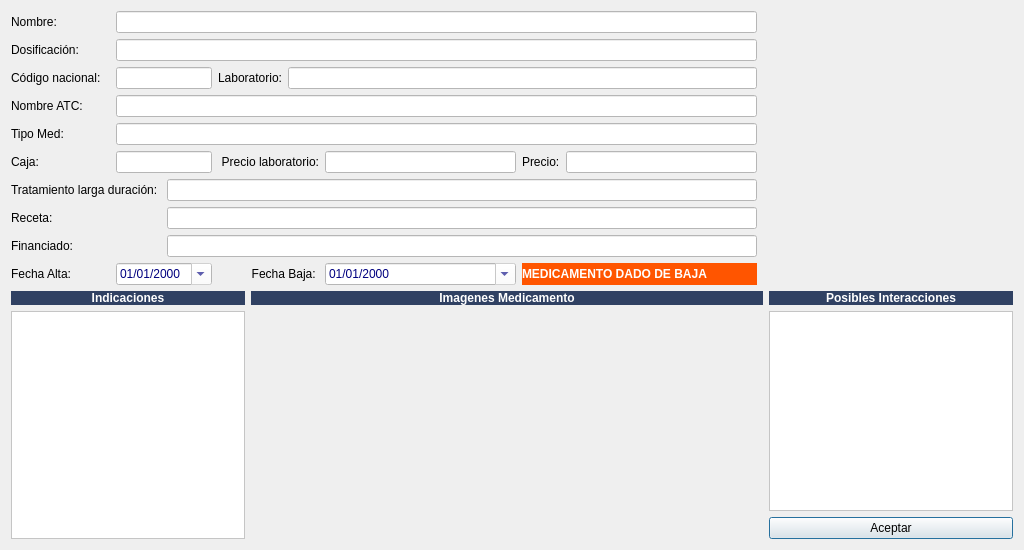
<?xml version="1.0" encoding="UTF-8"?>
<ui version="4.0">
 <class>FrmInformacionFarmaco</class>
 <widget class="QDialog" name="FrmInformacionFarmaco">
  <property name="windowModality">
   <enum>Qt::ApplicationModal</enum>
  </property>
  <property name="geometry">
   <rect>
    <x>0</x>
    <y>0</y>
    <width>1024</width>
    <height>550</height>
   </rect>
  </property>
  <property name="windowTitle">
   <string>Información medicamento</string>
  </property>
  <property name="windowIcon">
   <iconset>
    <normaloff>:/Icons/PNG/Maya.png</normaloff>:/Icons/PNG/Maya.png</iconset>
  </property>
  <layout class="QGridLayout" name="gridLayout">
   <item row="0" column="0">
    <widget class="QLabel" name="label">
     <property name="text">
      <string>Nombre:</string>
     </property>
    </widget>
   </item>
   <item row="7" column="0">
    <widget class="QLabel" name="label_11">
     <property name="text">
      <string>Receta:</string>
     </property>
    </widget>
   </item>
   <item row="8" column="0">
    <widget class="QLabel" name="label_14">
     <property name="text">
      <string>Financiado:</string>
     </property>
    </widget>
   </item>
   <item row="2" column="6" colspan="4">
    <widget class="QLineEdit" name="txtLaboratorio">
     <property name="enabled">
      <bool>false</bool>
     </property>
     <property name="styleSheet">
      <string notr="true">color: rgb(0, 0, 127);
background-color: rgb(255, 255, 255);</string>
     </property>
    </widget>
   </item>
   <item row="2" column="2" colspan="2">
    <widget class="QLineEdit" name="txtcodigo_nacional">
     <property name="enabled">
      <bool>false</bool>
     </property>
     <property name="styleSheet">
      <string notr="true">color: rgb(0, 0, 127);
background-color: rgb(255, 255, 255);</string>
     </property>
    </widget>
   </item>
   <item row="5" column="2" colspan="2">
    <widget class="QLineEdit" name="txtCaja">
     <property name="enabled">
      <bool>false</bool>
     </property>
     <property name="styleSheet">
      <string notr="true">color: rgb(0, 0, 127);
background-color: rgb(255, 255, 255);</string>
     </property>
    </widget>
   </item>
   <item row="5" column="0">
    <widget class="QLabel" name="label_7">
     <property name="text">
      <string>Caja:</string>
     </property>
    </widget>
   </item>
   <item row="9" column="2" colspan="2">
    <widget class="QDateEdit" name="txtfecha_alta">
     <property name="enabled">
      <bool>false</bool>
     </property>
     <property name="styleSheet">
      <string notr="true">color: rgb(0, 0, 127);
background-color: rgb(255, 255, 255);</string>
     </property>
     <property name="displayFormat">
      <string>dd/MM/yyyy</string>
     </property>
     <property name="calendarPopup">
      <bool>true</bool>
     </property>
    </widget>
   </item>
   <item row="2" column="0" colspan="2">
    <widget class="QLabel" name="label_3">
     <property name="text">
      <string>Código nacional:</string>
     </property>
    </widget>
   </item>
   <item row="9" column="0" colspan="2">
    <widget class="QLabel" name="label_12">
     <property name="text">
      <string>Fecha Alta:</string>
     </property>
    </widget>
   </item>
   <item row="3" column="0" colspan="2">
    <widget class="QLabel" name="label_5">
     <property name="text">
      <string>Nombre ATC:</string>
     </property>
    </widget>
   </item>
   <item row="9" column="5" colspan="2">
    <widget class="QLabel" name="lblfechabaja">
     <property name="text">
      <string>Fecha Baja: </string>
     </property>
     <property name="alignment">
      <set>Qt::AlignRight|Qt::AlignTrailing|Qt::AlignVCenter</set>
     </property>
    </widget>
   </item>
   <item row="5" column="7">
    <widget class="QLineEdit" name="txtPVC">
     <property name="enabled">
      <bool>false</bool>
     </property>
     <property name="styleSheet">
      <string notr="true">color: rgb(0, 0, 127);
background-color: rgb(255, 255, 255);</string>
     </property>
     <property name="alignment">
      <set>Qt::AlignRight|Qt::AlignTrailing|Qt::AlignVCenter</set>
     </property>
    </widget>
   </item>
   <item row="10" column="5" colspan="6">
    <widget class="QLabel" name="label_16">
     <property name="minimumSize">
      <size>
       <width>512</width>
       <height>0</height>
      </size>
     </property>
     <property name="font">
      <font>
       <weight>75</weight>
       <bold>true</bold>
      </font>
     </property>
     <property name="styleSheet">
      <string notr="true">background-color: #304163;
color: rgb(255, 255, 255);</string>
     </property>
     <property name="text">
      <string>Imagenes Medicamento</string>
     </property>
     <property name="alignment">
      <set>Qt::AlignCenter</set>
     </property>
    </widget>
   </item>
   <item row="1" column="2" colspan="8">
    <widget class="QLineEdit" name="txtDosificacion">
     <property name="enabled">
      <bool>false</bool>
     </property>
     <property name="styleSheet">
      <string notr="true">color: rgb(0, 0, 127);
background-color: rgb(255, 255, 255);</string>
     </property>
    </widget>
   </item>
   <item row="11" column="0" rowspan="2" colspan="5">
    <widget class="QTableWidget" name="listaIndicaciones">
     <property name="enabled">
      <bool>false</bool>
     </property>
     <property name="styleSheet">
      <string notr="true">color: rgb(0, 0, 127);
background-color: rgb(255, 255, 255);</string>
     </property>
    </widget>
   </item>
   <item row="4" column="2" colspan="8">
    <widget class="QLineEdit" name="txtTipoMedicamento">
     <property name="enabled">
      <bool>false</bool>
     </property>
     <property name="styleSheet">
      <string notr="true">color: rgb(0, 0, 127);
background-color: rgb(255, 255, 255);</string>
     </property>
    </widget>
   </item>
   <item row="6" column="0" colspan="3">
    <widget class="QLabel" name="label_10">
     <property name="text">
      <string>Tratamiento larga duración:</string>
     </property>
    </widget>
   </item>
   <item row="1" column="0">
    <widget class="QLabel" name="label_2">
     <property name="text">
      <string>Dosificación:</string>
     </property>
    </widget>
   </item>
   <item row="0" column="2" colspan="8">
    <widget class="QLineEdit" name="txtNombre">
     <property name="enabled">
      <bool>false</bool>
     </property>
     <property name="styleSheet">
      <string notr="true">color: rgb(0, 0, 127);
background-color: rgb(255, 255, 255);</string>
     </property>
    </widget>
   </item>
   <item row="5" column="9">
    <widget class="QLineEdit" name="txtPVP">
     <property name="enabled">
      <bool>false</bool>
     </property>
     <property name="minimumSize">
      <size>
       <width>92</width>
       <height>20</height>
      </size>
     </property>
     <property name="styleSheet">
      <string notr="true">color: rgb(0, 0, 127);
background-color: rgb(255, 255, 255);</string>
     </property>
     <property name="alignment">
      <set>Qt::AlignRight|Qt::AlignTrailing|Qt::AlignVCenter</set>
     </property>
    </widget>
   </item>
   <item row="8" column="3" colspan="7">
    <widget class="QLineEdit" name="txtFinanciado">
     <property name="enabled">
      <bool>false</bool>
     </property>
     <property name="minimumSize">
      <size>
       <width>313</width>
       <height>0</height>
      </size>
     </property>
     <property name="font">
      <font>
       <pointsize>8</pointsize>
      </font>
     </property>
     <property name="styleSheet">
      <string notr="true">color: rgb(255, 85, 0);
background-color: rgb(255, 255, 255);</string>
     </property>
    </widget>
   </item>
   <item row="3" column="2" colspan="8">
    <widget class="QLineEdit" name="txtNombreATC">
     <property name="enabled">
      <bool>false</bool>
     </property>
     <property name="styleSheet">
      <string notr="true">color: rgb(0, 0, 127);
background-color: rgb(255, 255, 255);</string>
     </property>
    </widget>
   </item>
   <item row="9" column="7">
    <widget class="QDateEdit" name="txtFechaBaja">
     <property name="enabled">
      <bool>false</bool>
     </property>
     <property name="styleSheet">
      <string notr="true">color: rgb(0, 0, 127);
background-color: rgb(255, 255, 255);</string>
     </property>
     <property name="displayFormat">
      <string>dd/MM/yyyy</string>
     </property>
     <property name="calendarPopup">
      <bool>true</bool>
     </property>
    </widget>
   </item>
   <item row="7" column="3" colspan="7">
    <widget class="QLineEdit" name="txtReceta">
     <property name="enabled">
      <bool>false</bool>
     </property>
     <property name="styleSheet">
      <string notr="true">color: rgb(0, 0, 127);
background-color: rgb(255, 255, 255);</string>
     </property>
    </widget>
   </item>
   <item row="11" column="11" colspan="2">
    <widget class="QTableWidget" name="listaInteracciones">
     <property name="enabled">
      <bool>false</bool>
     </property>
     <property name="styleSheet">
      <string notr="true">color: rgb(0, 0, 127);
background-color: rgb(255, 255, 255);</string>
     </property>
    </widget>
   </item>
   <item row="5" column="8">
    <widget class="QLabel" name="label_9">
     <property name="text">
      <string>Precio:</string>
     </property>
    </widget>
   </item>
   <item row="4" column="0">
    <widget class="QLabel" name="label_6">
     <property name="text">
      <string>Tipo Med:</string>
     </property>
    </widget>
   </item>
   <item row="2" column="4" colspan="2">
    <widget class="QLabel" name="label_4">
     <property name="text">
      <string>Laboratorio:</string>
     </property>
     <property name="alignment">
      <set>Qt::AlignRight|Qt::AlignTrailing|Qt::AlignVCenter</set>
     </property>
    </widget>
   </item>
   <item row="5" column="4" colspan="3">
    <widget class="QLabel" name="label_8">
     <property name="text">
      <string>Precio laboratorio:</string>
     </property>
     <property name="alignment">
      <set>Qt::AlignRight|Qt::AlignTrailing|Qt::AlignVCenter</set>
     </property>
    </widget>
   </item>
   <item row="10" column="0" colspan="5">
    <widget class="QLabel" name="label_15">
     <property name="font">
      <font>
       <weight>75</weight>
       <bold>true</bold>
      </font>
     </property>
     <property name="styleSheet">
      <string notr="true">background-color: #304163;
color: rgb(255, 255, 255);</string>
     </property>
     <property name="text">
      <string>Indicaciones</string>
     </property>
     <property name="alignment">
      <set>Qt::AlignCenter</set>
     </property>
    </widget>
   </item>
   <item row="10" column="11" colspan="2">
    <widget class="QLabel" name="label_17">
     <property name="font">
      <font>
       <weight>75</weight>
       <bold>true</bold>
      </font>
     </property>
     <property name="styleSheet">
      <string notr="true">background-color: #304163;
color: rgb(255, 255, 255);</string>
     </property>
     <property name="text">
      <string>Posibles Interacciones</string>
     </property>
     <property name="alignment">
      <set>Qt::AlignCenter</set>
     </property>
    </widget>
   </item>
   <item row="6" column="3" colspan="7">
    <widget class="QLineEdit" name="txtTLD">
     <property name="enabled">
      <bool>false</bool>
     </property>
     <property name="styleSheet">
      <string notr="true">color: rgb(0, 0, 127);
background-color: rgb(255, 255, 255);</string>
     </property>
    </widget>
   </item>
   <item row="12" column="11" colspan="2">
    <widget class="QPushButton" name="btnAceptar">
     <property name="text">
      <string>Aceptar</string>
     </property>
     <property name="icon">
      <iconset resource="../maya.qrc">
       <normaloff>:/Icons/PNG/OK.png</normaloff>:/Icons/PNG/OK.png</iconset>
     </property>
     <property name="iconSize">
      <size>
       <width>24</width>
       <height>24</height>
      </size>
     </property>
    </widget>
   </item>
   <item row="9" column="8" colspan="2">
    <widget class="QLabel" name="lblDadodeBaja">
     <property name="font">
      <font>
       <family>Arial</family>
       <pointsize>9</pointsize>
       <weight>75</weight>
       <italic>false</italic>
       <bold>true</bold>
      </font>
     </property>
     <property name="styleSheet">
      <string notr="true">background-color: rgb(255, 85, 0);
color: rgb(255, 255, 255);</string>
     </property>
     <property name="text">
      <string>MEDICAMENTO DADO DE BAJA</string>
     </property>
    </widget>
   </item>
  </layout>
 </widget>
 <resources>
  <include location="../maya.qrc"/>
 </resources>
 <connections/>
</ui>
